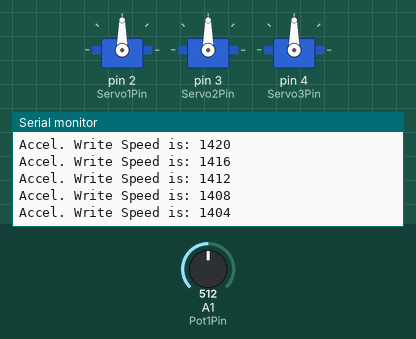
Simulated run of this sketch. Board: Arduino Uno, built with avr-gcc and run on an emulated ATmega328P. Parts: 3 × servo, the last lines printed to the serial monitor. Inputs (shaded band) come from the test bench; at power-on: A1 (Pot1Pin) = 512.

Above: at 4.2 s.
4.3 s: A1 (Pot1Pin) set to 849
At 4.34 s:
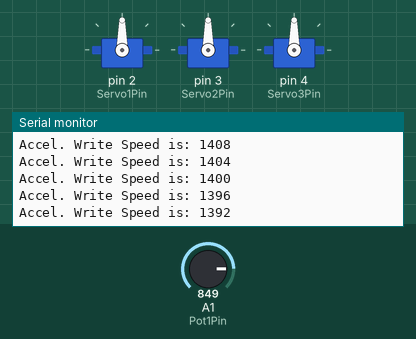
5.8 s: A1 (Pot1Pin) set to 872
At 5.86 s:
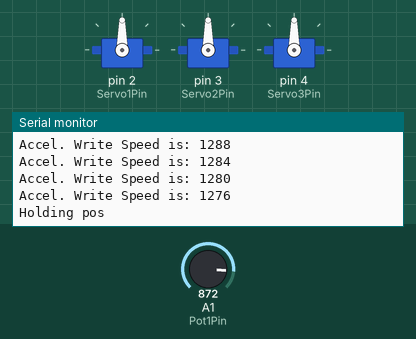
Timing chart, 0 to 8.8 s (numbered marks = the images above; inputs shaded):
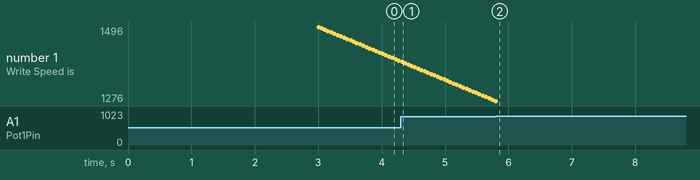

The sketch:

RobotArm_alpha_v1.1.ino
```cpp
//*** The purpose of this code is test basic funcitions that will be used later
//***   in more complicated applications. We will be writing basic move
//***   funtions and functions that will hold each arm in a given position.
//***   We will also define maximum position constants for each arm/pot.
//***
//*** For potentiometer conventions, each will be set up left to right as
//***   high, out, low from the orientation where the pot's prongs are
//***   straight up and we are looking at it's smooth face.
//***
//*** There are 0.293 degrees per point of potentiometer output.

#include <Servo.h>
#include "ServoFunc.h"
#include "Arm1.h"

//*** Constants ***

const int posDelta = 50;

const int Pot1Max = 907 - posDelta;
const int Pot1Min = 132 + posDelta;
const int Pot2Max = 900 - posDelta;
const int Pot2Min = 125 + posDelta;
const int Pot3Max = 1023 - posDelta;
const int Pot3Min = 102 + posDelta;


//*** Variables ***

int ControlPotPin = A0;
int Pot1Pin = A1;
//int Pot2Pin = A2;
int Pot3Pin = A3;

int ControlPotPos = analogRead(ControlPotPin);

int Servo1Pin = 2;
int Servo2Pin = 3;
int Servo3Pin = 4;

Servo Servo1;
Servo Servo2;
Servo Servo3;

//*** Servo Class Instantiations ***

CServo cServo1 = { Servo1, Pot1Max, Pot1Min, Pot1Pin, true };
CServo cServo2 = { Servo2, Pot1Max, Pot1Min, Pot1Pin, false };
CServo cServo3 = { Servo3, Pot3Max, Pot3Min, Pot3Pin, false };


void setup() {

//*** Beginning Serial Communication Through USB ***

  Serial.begin(9600);

//*** Attaching Servos ***

Servo1.attach(Servo1Pin);
Servo2.attach(Servo2Pin);
Servo3.attach(Servo3Pin);

delay(3000);

}

void loop() {

  Serial.println("");
  Serial.println("");
  Serial.println("");
  Serial.println("");
  // delay(500);

 // cServo1.MoveServoWithPot( ControlPotPin);
 //cServo2.MoveServoWithPot( ControlPotPin);
// cServo3.MoveServoWithPot( ControlPotPin);

while(!cServo2.MoveToPos( 450 ));

Serial.println("DELAY 1");
//delay(5000);
Serial.println("Thing1!");

while(!cServo2.MoveToPos( 650 ));

//delay(5000);
Serial.println("Thing2!");

}
```

Arm1.h
```cpp
//***                 First Arm Header File                     ***
//***
//*** This file contains the Class definition of the Arm1 Class
//***  which will be instantiated to control the first arm.
//*** The Arm1 class will contain the CServo class to control the two
//***  servos used to move the arm.
//*** Additionally the Arm1 class will take the average output of the two
//***  potetiometers attached to it in order to read position. This will be
//***  done as the output of the two pots vary slightly and non-linearly.

class Arm1 {
  private:

  CServo cServo1;
  CServo cServo2;


  public:

};
```

ServoFunc.h
```cpp
//***                  Custom Servo Header File                 ***
//***
//***  This file contains a Custom Servo class which will house
//***   the attached Servo class, the min and max positions for that servo,
//***   and the potentiometer pin for that servo.
//***  It will also contain simple servo commands.
//***   These include a move servo command and a hold servo position command.
//***  A seperate header file will be used for ARM 1 control, as it combines 2 servos
//***   and other considerations must be taken into account when controlling it.

class CServo {
  private:

  Servo servo;
  int maxPos;
  int minPos;
  int potPin;
  int potPos;
  int writeSpeed;
  bool invert;

  bool vel_flag;
  int vel_time;
  int vel_pos;

  bool accel_flag;
  int accel_time;


  public:

  CServo(Servo, int, int, int, bool);
  bool isInvert(void);
  int GetPos(void);
  int GetTruePos(void);
  void SetWriteSpeed(int);
  int GetWriteSpeed(void);
  void HoldPos(int);
  int GetVelocity(void);
  void MoveServoWithPot(int);
  bool MoveToPos(int);
  void Accelerate(int, int, bool);

};

CServo::CServo( Servo cServo, int MaxPos, int MinPos, int PotPin, bool Invert) {

  servo = cServo;
  maxPos = MaxPos;
  minPos = MinPos;
  potPin = PotPin;
  invert = Invert;

  potPos = analogRead(potPin);
  writeSpeed = 1500;
  vel_flag = 0;
  accel_flag = 0;
  vel_time = 0;
  accel_time = 0;

}

bool CServo::isInvert() {

  return(invert);

}


int CServo::GetPos( ) {

  if (!isInvert()) potPos = analogRead( potPin);
  else potPos = 1023 - analogRead( potPin );   // Invert is used for servo 1 when reading position
                                               //  because the pots for servo 1 and 2 are mirrored
                                               //  and we want their outputs to be in the same range

  return potPos;

}


int CServo::GetTruePos() {

  if(isInvert()) {return (1023-GetPos());}
  else {return(GetPos());}

}


void CServo::SetWriteSpeed( int WriteSpeed ) {

  writeSpeed = WriteSpeed;
  servo.write(writeSpeed);

}

int CServo::GetWriteSpeed( ) {

  return writeSpeed;

}


void CServo::HoldPos( int writeSpeed) {

  servo.write(writeSpeed);

}


int CServo::GetVelocity( ) {

  if (vel_flag == 0) {
    vel_flag == 1;
    vel_time = millis();
    vel_pos = GetTruePos();
  }

  if(vel_time <= millis() - 29) ;
  else {
    vel_flag  = 0;
    return((vel_pos - GetTruePos())*10);      //0.293 degrees/point of analog output -> differenceinpos
  }


}


void CServo::MoveServoWithPot ( int ControlPotPin ) {

  int givenPos = analogRead(ControlPotPin);
  int velocity = GetVelocity();

  if (isInvert()) SetWriteSpeed( 1500 + ( ( GetTruePos() - givenPos ) ) );
  else SetWriteSpeed( 1500 - ( ( GetTruePos() - givenPos ) ) );

  Serial.print("Control Pos :");
  Serial.println(givenPos);
  Serial.print("Servo Pos: ");
  Serial.println(GetTruePos());
  Serial.print("Write Speed: ");
  Serial.println(GetWriteSpeed());
  Serial.print("Velocity : ");
  Serial.println(velocity);

  if (potPos > maxPos || potPos < minPos)                 //If servo moves beyond max range
    HoldPos( GetWriteSpeed() );                           //stop moving servo

  else if ( abs( potPos - givenPos) < 10  ) {
    HoldPos( GetWriteSpeed() );
  }
  else HoldPos( GetWriteSpeed() );

}

bool CServo::MoveToPos( int givenPos ) {

int currentPos = GetTruePos();
int currentVel = GetVelocity();

  if (currentPos > maxPos || currentPos < minPos)   {                           //If servo moves beyond max range
    SetWriteSpeed(1500);                                                       //stop moving servo
    Serial.println("Holding pos");
    return false;
  }

  else if ( abs( currentPos - givenPos) > 34 && currentVel < 10 ) {            //Initial movement if current pos > 10 degrees away from given pos
    Accelerate(currentPos, givenPos, true);
    Serial.print("Accel. Write Speed is: ");
    Serial.println(GetWriteSpeed());
    delay(50);
    return false;
  }

  else if ( abs( currentPos - givenPos) > 34 && currentVel > 10 ) {              //After max velocity of 45 deg/s is reached
    HoldPos(GetWriteSpeed());
    Serial.println("Holding vel");
    return false;

  }

  else if ( abs( currentPos - givenPos) <= 34 && abs( currentPos - givenPos) > 30 ) {
    //Accelerate(currentPos, givenPos, false);

   HoldPos(GetWriteSpeed());
    Serial.println("Decell");
    return false;

  }

  else SetWriteSpeed(map(givenPos,170,850,1630,1340));
    return true;

}

void CServo::Accelerate( int currentPos, int endPos, bool Forward) {

  const int alpha_u = 4;
  const int alpha_d = 2;
  int dir, alpha;

  if( (currentPos<endPos && Forward) || (currentPos>endPos && !Forward ) ) { dir = 1; }
  else { dir = -1; }

  if( (dir == 1 && currentPos<1023/2) || (dir == -1 && currentPos>1023/2) ) {alpha = alpha_u;}
  else {alpha = alpha_d;}

 if(isInvert()) SetWriteSpeed( GetWriteSpeed() - (alpha*dir) );
 else SetWriteSpeed( GetWriteSpeed() + (alpha*dir) );

}
```

Measured:
- the behaviour switches between 857 and 858 on A1 (Pot1Pin) (found by bisection; images 1 and 2)
- plotted number 1: 1396 → 1276 after the input at 4.3 s
